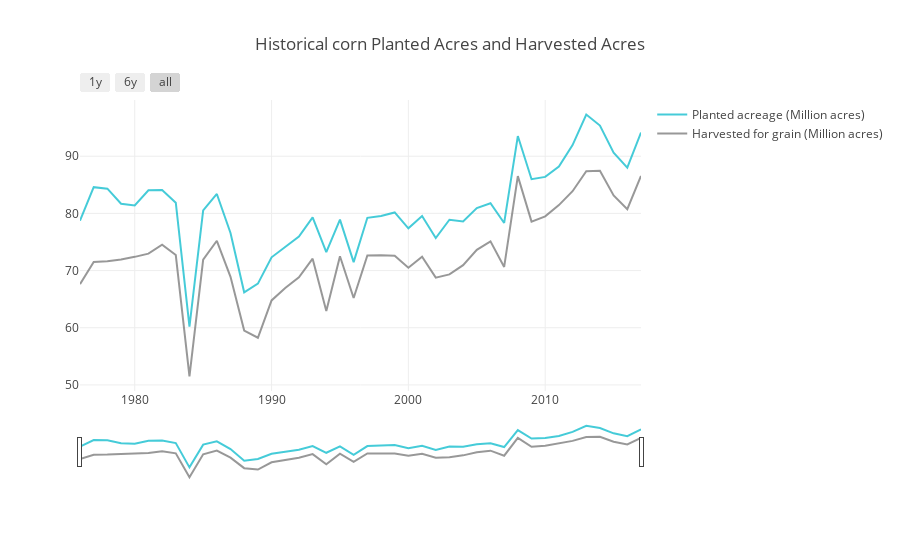

The notebook cell this image was saved under:
### Code cell
trace_high = go.Scatter(
    x=data.Year,
    y=data['Planted acreage (Million acres)'],
    name = "Planted acreage (Million acres)",
    line = dict(color = '#17BECF'),
    opacity = 0.8)

trace_low = go.Scatter(
    x=data.Year,
    y=data['Harvested for grain (Million acres)'],
    name = "Harvested for grain (Million acres)",
    line = dict(color = '#7F7F7F'),
    opacity = 0.8)

data4 = [trace_high,trace_low]

layout = dict(
    title='Historical corn Planted Acres and Harvested Acres',
    xaxis=dict(
        rangeselector=dict(
            buttons=list([
                dict(count=1,
                     label='1y',
                     step='year',
                     stepmode='backward'),
                dict(count=6,
                     label='6y',
                     step='year',
                     stepmode='backward'),
                dict(step='all')
            ])
        ),
        rangeslider=dict(),
        type='date'
    )
)

fig = dict(data=data4, layout=layout)
plotly.offline.init_notebook_mode(connected=True)
plotly.offline.iplot(fig, filename = "Historical corn Planted Acres and Harvested Acres ") 
#py.iplot(fig, filename = "Time Series with Rangeslider")

### Figure 1 — Plotly figure (JSON) as saved in the notebook; plotly's stock layout.template omitted (floating-point values rounded to 4 significant figures)
{"data": [{"line": {"color": "#17BECF"}, "name": "Planted acreage (Million acres)", "opacity": 0.8, "type": "scatter", "x": [1976, 1977, 1978, 1979, 1980, 1981, 1982, 1983, 1984, 1985, 1986, 1987, 1988, 1989, 1990, 1991, 1992, 1993, 1994, 1995, 1996, 1997, 1998, 1999, 2000, 2001, 2002, 2003, 2004, 2005, 2006, 2007, 2008, 2009, 2010, 2011, 2012, 2013, 2014, 2015, 2016, 2017], "y": [78.72, 84.59, 84.33, 81.68, 81.39, 84.04, 84.1, 81.86, 60.21, 80.52, 83.4, 76.58, 66.2, 67.72, 72.32, 74.17, 75.96, 79.31, 73.24, 78.92, 71.48, 79.23, 79.54, 80.17, 77.39, 79.55, 75.7, 78.89, 78.6, 80.93, 81.78, 78.33, 93.53, 85.98, 86.38, 88.19, 91.94, 97.29, 95.37, 90.6, 88, 94.15]}, {"line": {"color": "#7F7F7F"}, "name": "Harvested for grain (Million acres)", "opacity": 0.8, "type": "scatter", "x": [1976, 1977, 1978, 1979, 1980, 1981, 1982, 1983, 1984, 1985, 1986, 1987, 1988, 1989, 1990, 1991, 1992, 1993, 1994, 1995, 1996, 1997, 1998, 1999, 2000, 2001, 2002, 2003, 2004, 2005, 2006, 2007, 2008, 2009, 2010, 2011, 2012, 2013, 2014, 2015, 2016, 2017], "y": [67.63, 71.51, 71.61, 71.93, 72.4, 72.96, 74.52, 72.72, 51.48, 71.9, 75.21, 68.91, 59.51, 58.25, 64.78, 66.95, 68.82, 72.08, 62.93, 72.51, 65.21, 72.64, 72.67, 72.59, 70.49, 72.44, 68.77, 69.33, 70.94, 73.63, 75.12, 70.64, 86.52, 78.57, 79.49, 81.45, 83.88, 87.37, 87.45, 83.14, 80.75, 86.55]}], "layout": {"title": "Historical corn Planted Acres and Harvested Acres", "xaxis": {"rangeselector": {"buttons": [{"count": 1, "label": "1y", "step": "year", "stepmode": "backward"}, {"count": 6, "label": "6y", "step": "year", "stepmode": "backward"}, {"step": "all"}]}, "rangeslider": {}, "type": "date"}}}
